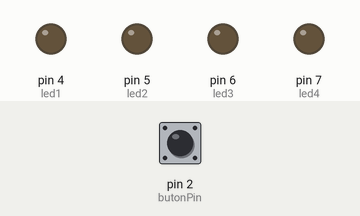
The sketch below on a simulated Arduino Uno, built with avr-gcc and run on an emulated ATmega328P. Shown: output pins drawn as LEDs (lit = HIGH). Dashed ring = blinking. The inputs (shaded band) are chosen by the test bench; at power-on: pin 2 (butonPin) LOW.

Above: at 1.2 s.
1.3 s: pin 2 (butonPin) pulled HIGH for 1 s
At 1.6 s:
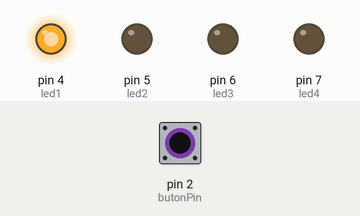
3.8 s: pin 2 (butonPin) pulled HIGH for 0.15 s
At 4.3 s:
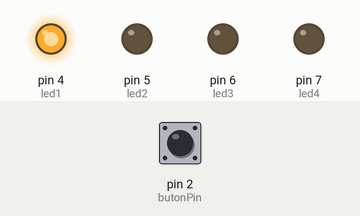
5.5 s: pin 2 (butonPin) pulled HIGH for 3.2 s
At 9.1 s:
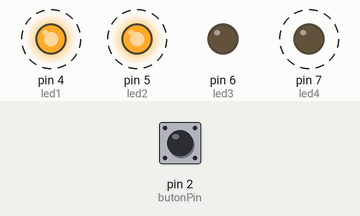
Timing chart, 0 to 10.6 s (numbered marks = the images above; inputs shaded):
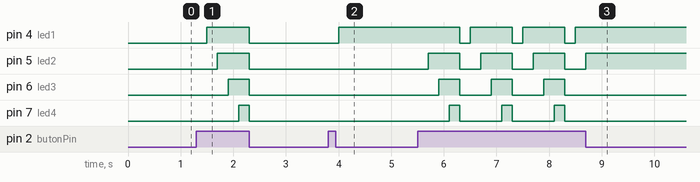

Measured:
- after the input at 1.3 s, pin 4 (led1): LOW → HIGH after 0.20 s, → LOW 0.80 s later; pin 5 (led2): LOW → HIGH after 0.40 s, → LOW 0.60 s later; pin 6 (led3): LOW → HIGH after 0.60 s, → LOW 0.40 s later; pin 7 (led4): LOW → HIGH after 0.80 s, → LOW 0.20 s later
- after the input at 3.8 s, pin 4 (led1): LOW → HIGH after 0.20 s
- after the input at 5.5 s, pin 4 (led1): alternates HIGH for 0.80 s and LOW for 0.20 s, 6 changes in all, then stays HIGH, starting after 0.80 s; pin 5 (led2): alternates HIGH for 0.60 s and LOW for 0.40 s, 7 changes in all, then stays HIGH, starting after 0.20 s

The sketch:

Bolum_2_Uyg_5b.ino
```cpp
const int butonPin = 2;
const int led1 =  4;
const int led2 = 5;
const int led3 =  6;
const int led4 = 7;
int say=0;
int durum = 0;
void setup() {
  pinMode(led1, OUTPUT);
  pinMode(led3, OUTPUT);
  pinMode(led4, OUTPUT);
  pinMode(led2, OUTPUT);
  pinMode(butonPin, INPUT);
}

 void loop() {
  durum = digitalRead(butonPin);
  if (durum == HIGH) {
   delay(200);
    say=say+1;
}
switch(say) {
  case 1: digitalWrite(4,HIGH);
  break;
    case 2: digitalWrite(5,HIGH);
  break;
    case 3: digitalWrite(6,HIGH);
  break;
    case 4: digitalWrite(7,HIGH);
  break;
    case 5: say=0;
  digitalWrite(7,LOW);digitalWrite(6,LOW);
    digitalWrite(4,LOW);digitalWrite(5,LOW); }  }
```
